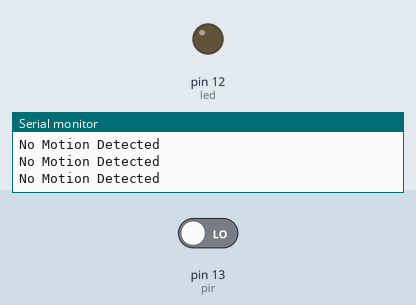
This sketch was run on a simulated Arduino Uno, built with avr-gcc and run on an emulated ATmega328P. Shown: output pins drawn as LEDs (lit = HIGH), the last lines printed to the serial monitor. Inputs (shaded band) come from the test bench; at power-on: pin 13 (pir) LOW.

Above: at 1.2 s.
1.3 s: pin 13 (pir) driven HIGH
At 2.1 s:
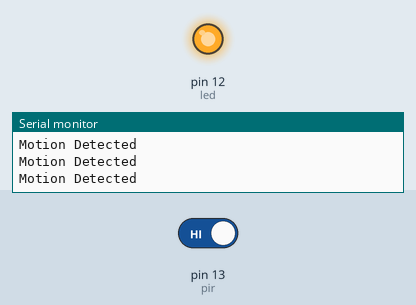
2.8 s: pin 13 (pir) driven LOW
At 3.4 s:
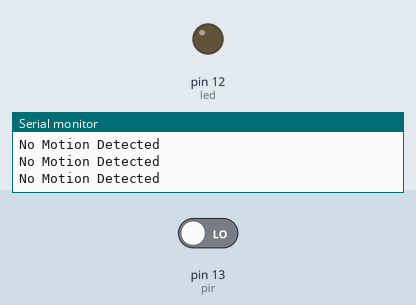
Timing chart, 0 to 5.8 s (numbered marks = the images above; inputs shaded):
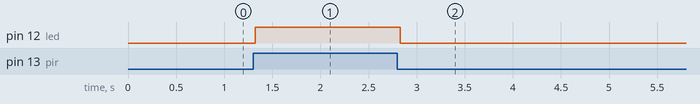

The sketch:

pir_sensor_with_arduino1.ino
```cpp
// Define the pins for the PIR sensor and the LED
#define pir 13
#define led 12

// A boolean variable to store the reading from the PIR sensor
bool pir_val = 0;

void setup() {
  // Initialize serial communication at 9600 bits per second
  Serial.begin(9600);

  // Set the LED pin as an output
  pinMode(led, OUTPUT);

  // Set the PIR sensor pin as an input
  pinMode(pir, INPUT);
}

void loop() {
  // Read the state of the PIR sensor
  pir_val = digitalRead(pir);

  // Check if the sensor has detected motion (output is HIGH)
  if (pir_val == HIGH) {
    // Print a message to the Serial Monitor
    Serial.println("Motion Detected");
    // Turn the LED on
    digitalWrite(led, HIGH);
  }
  else {
    // Print a different message if no motion is detected
    Serial.println("No Motion Detected");
    // Turn the LED off
    digitalWrite(led, LOW);
  }
}
```

Measured:
- after the input at 1.3 s, pin 12 (led): LOW → HIGH at once
- after the input at 2.8 s, pin 12 (led): HIGH → LOW at once
